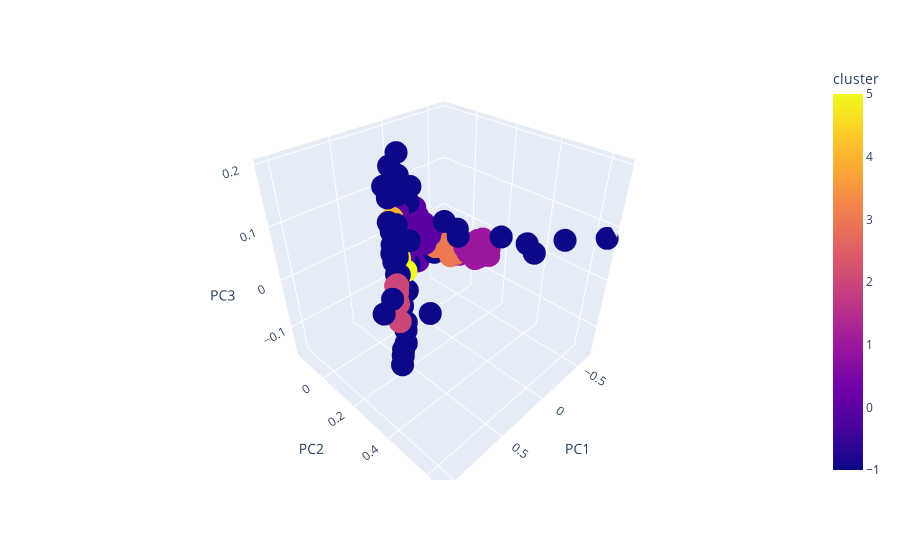

Notebook cell for this chart:
### Code cell
health_features = ['child_mort', 'life_expec', 'gdpp']
df_pca = pre_process_data(raw_df[health_features], scaler = 'minmax', pca = True, biplot = False, plot_scree_plot = False, pca_components = 3)

dbscan_epsilon(df_pca, min_samples = 6)

dbscan = DBSCAN(eps=0.05, min_samples=6)
dbscan.fit_predict(df_pca)
df_pca['cluster'] = dbscan.labels_

clustered_df, pivot = pivot_table(df_pca, raw_df)

s = cal_silhouette(clustered_df.drop("country", axis=1))
print(s)
scatter_plot_data(df_pca, ['PC1','PC2', 'PC3'], countries, three=True)
#create_map_plot(clustered_df)

### Figure 1 — Plotly figure (JSON) as saved in the notebook; plotly's stock layout.template omitted (floating-point values rounded to 4 significant figures; data arrays with more than 128 entries replaced by an {"elided": "..."} marker saying what was removed)
{"data": [{"hovertemplate": "<b>%{hovertext}</b><br><br>PC1=%{x}<br>PC2=%{y}<br>PC3=%{z}<br>cluster=%{marker.color}<extra></extra>", "hovertext": {"elided": "167 str values"}, "legendgroup": "", "marker": {"color": {"elided": "167 int values"}, "coloraxis": "coloraxis", "symbol": "circle"}, "mode": "markers", "name": "", "scene": "scene", "showlegend": false, "type": "scatter3d", "x": {"elided": "167 float values"}, "y": {"elided": "167 float values"}, "z": {"elided": "167 float values"}}], "layout": {"coloraxis": {"colorbar": {"title": {"text": "cluster"}}, "colorscale": [[0, "#0d0887"], [0.1111, "#46039f"], [0.2222, "#7201a8"], [0.3333, "#9c179e"], [0.4444, "#bd3786"], [0.5556, "#d8576b"], [0.6667, "#ed7953"], [0.7778, "#fb9f3a"], [0.8889, "#fdca26"], [1, "#f0f921"]]}, "legend": {"tracegroupgap": 0}, "margin": {"t": 60}, "scene": {"domain": {"x": [0, 1], "y": [0, 1]}, "xaxis": {"title": {"text": "PC1"}}, "yaxis": {"title": {"text": "PC2"}}, "zaxis": {"title": {"text": "PC3"}}}}}
